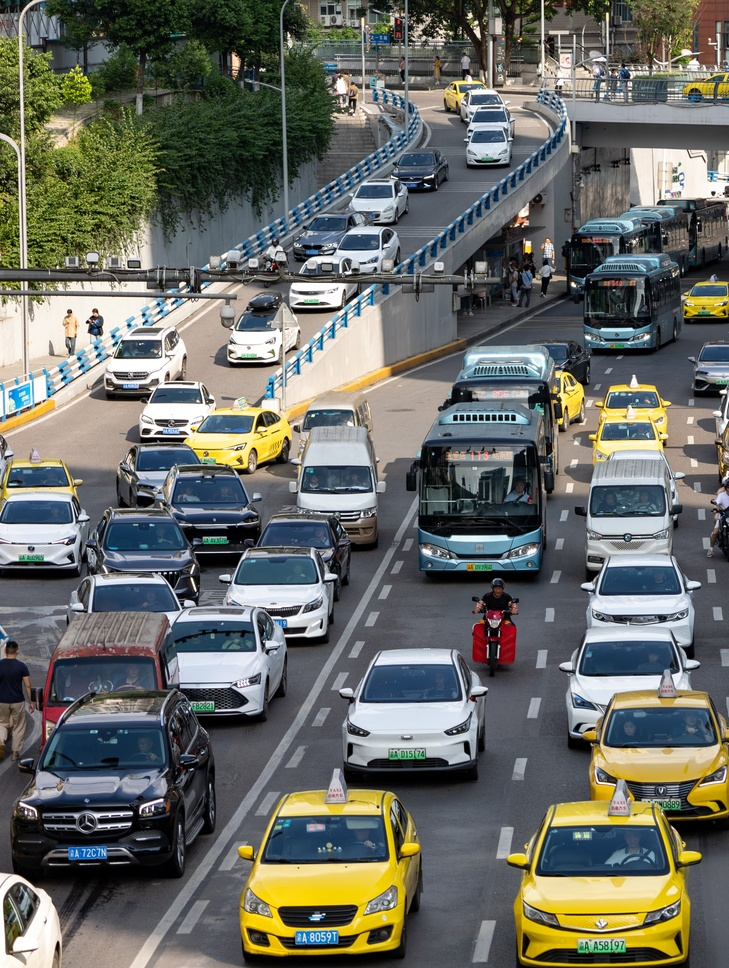
#> input picture Preprocess/image1.jpg, 729 x 968 px, shrunk from 2749 x 3648 before the run
$ python Splicing.py
#> lines starting #> are read from the running program, lines starting #| are printed output that depends on the picture
import cv2
import numpy as np
import matplotlib.pyplot as plt

# 加载两张图片
img1 = cv2.imread("image1.jpg")
#> img1 is the input picture: shape (968, 729, 3); mean B, G, R 100.8, 107.9, 105.3
img2 = cv2.imread("image2.jpg")
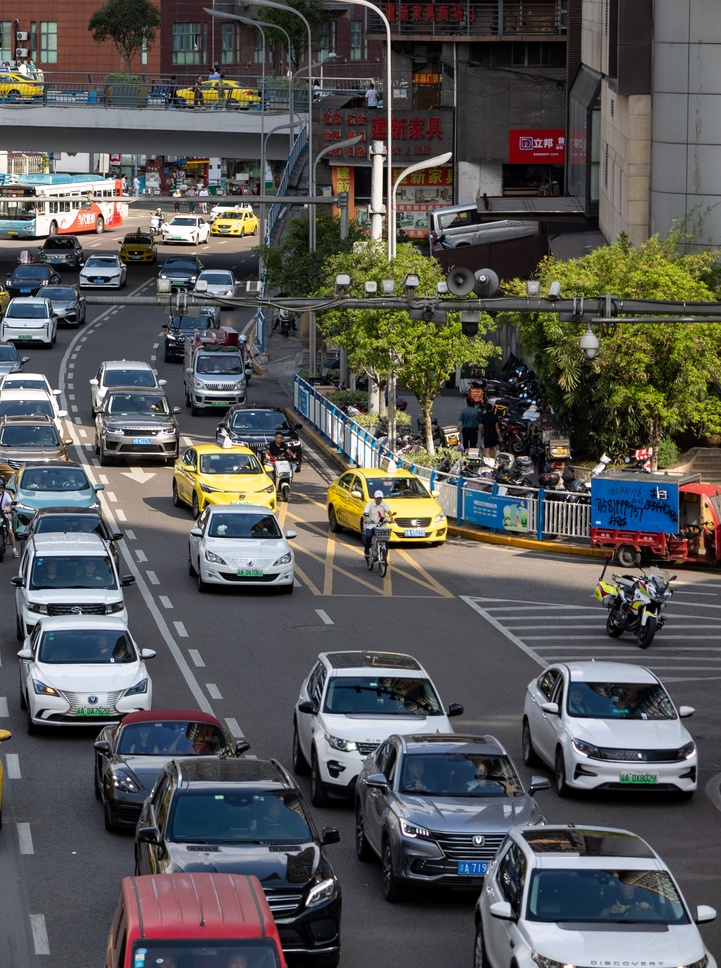
#> input picture Preprocess/image2.jpg, 721 x 968 px, shrunk from 2719 x 3648 before the run
#> img2 is the input picture: shape (968, 721, 3); mean B, G, R 86.2, 87.4, 87.9

# 转换为灰度图像
gray1 = cv2.cvtColor(img1, cv2.COLOR_BGR2GRAY)
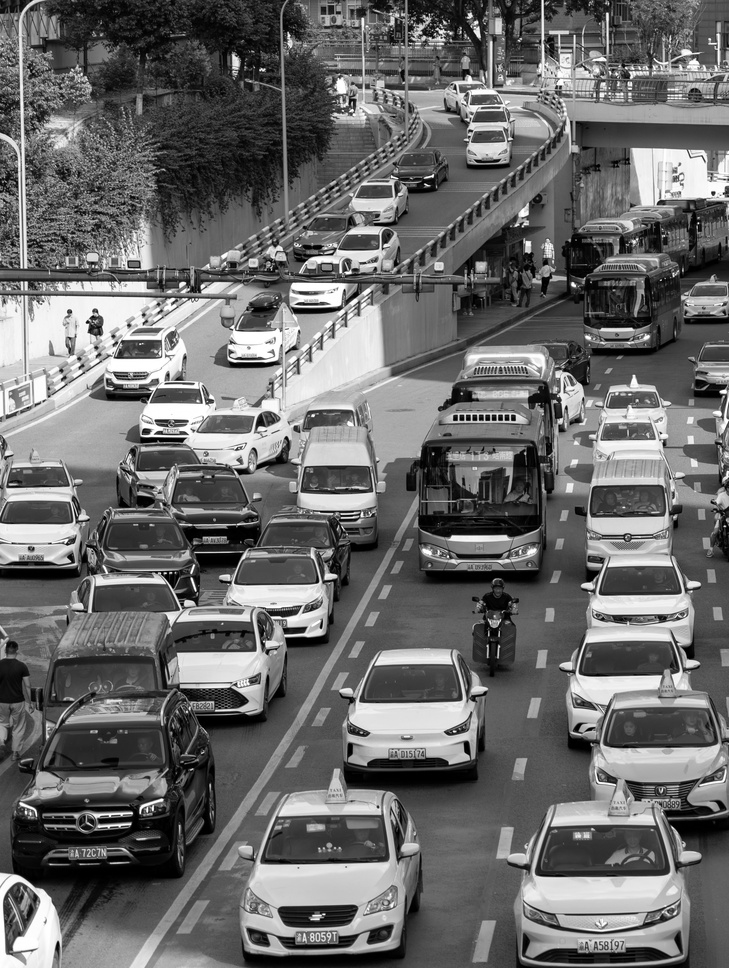
#> gray1: shape (968, 729); min 0, max 255, mean 106.3
gray2 = cv2.cvtColor(img2, cv2.COLOR_BGR2GRAY)
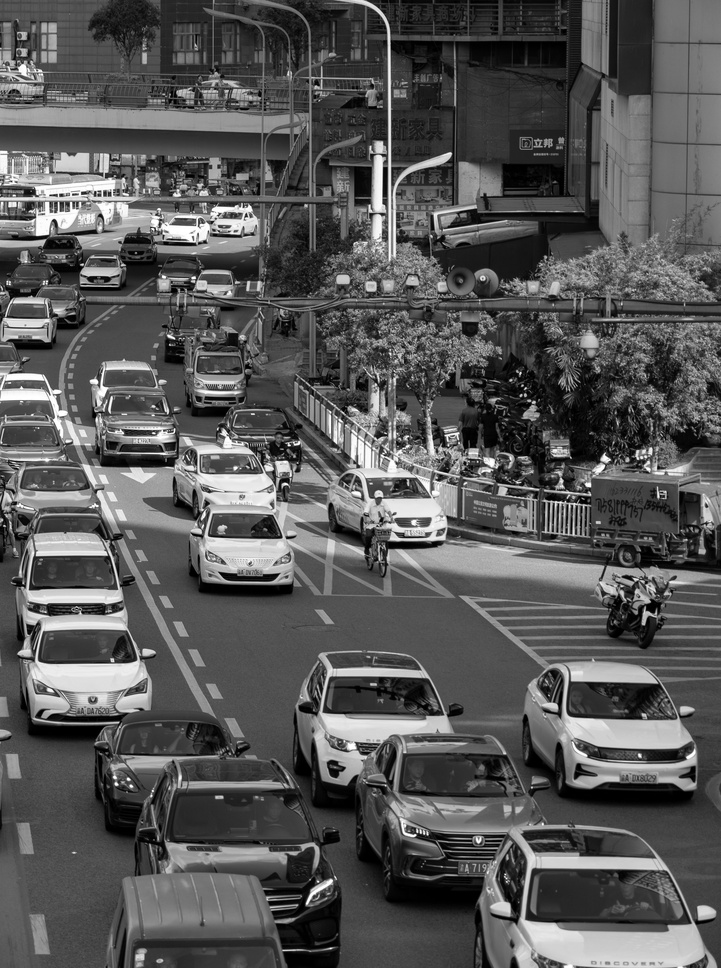
#> gray2: shape (968, 721); min 0, max 255, mean 87.4

# 使用ORB检测器进行关键点检测与匹配
orb = cv2.ORB_create()
kp1, des1 = orb.detectAndCompute(gray1, None)
#> kp1 = 500 keypoints; strongest (x, y, size): (507, 419, 31), (461, 419, 31), (514, 419, 31), (455, 419, 31)
kp2, des2 = orb.detectAndCompute(gray2, None)
#> kp2 = 500 keypoints; strongest (x, y, size): (53, 220, 31), (417, 831, 31), (194, 277, 31), (283, 483, 31)

# 使用Brute-Force匹配器进行匹配
bf = cv2.BFMatcher(cv2.NORM_HAMMING, crossCheck=True)
matches = bf.match(des1, des2)
#> matches = 142 matches

# 排序匹配结果
matches = sorted(matches, key = lambda x:x.distance)

# 绘制匹配结果
img_matches = cv2.drawMatches(img1, kp1, img2, kp2, matches[:10], None, flags=cv2.DrawMatchesFlags_NOT_DRAW_SINGLE_POINTS)
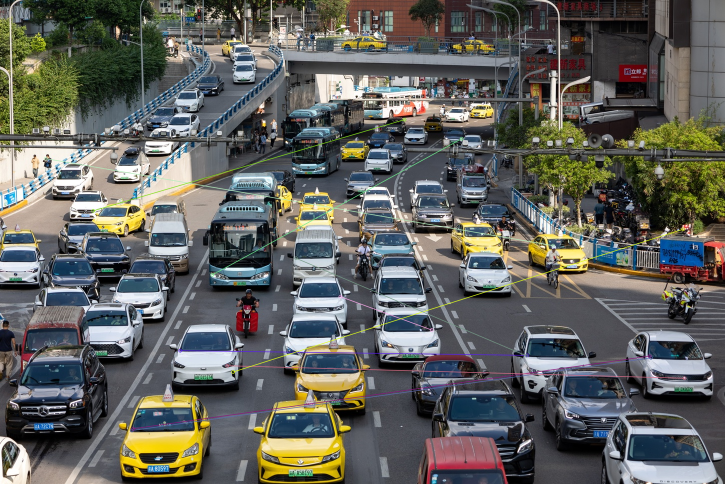
#> img_matches: shape (968, 1450, 3) (shown at 1/2 size); mean B, G, R 93.8, 98, 97

# 显示图像
plt.imshow(img_matches)
plt.title("Image Matching")
plt.show()
